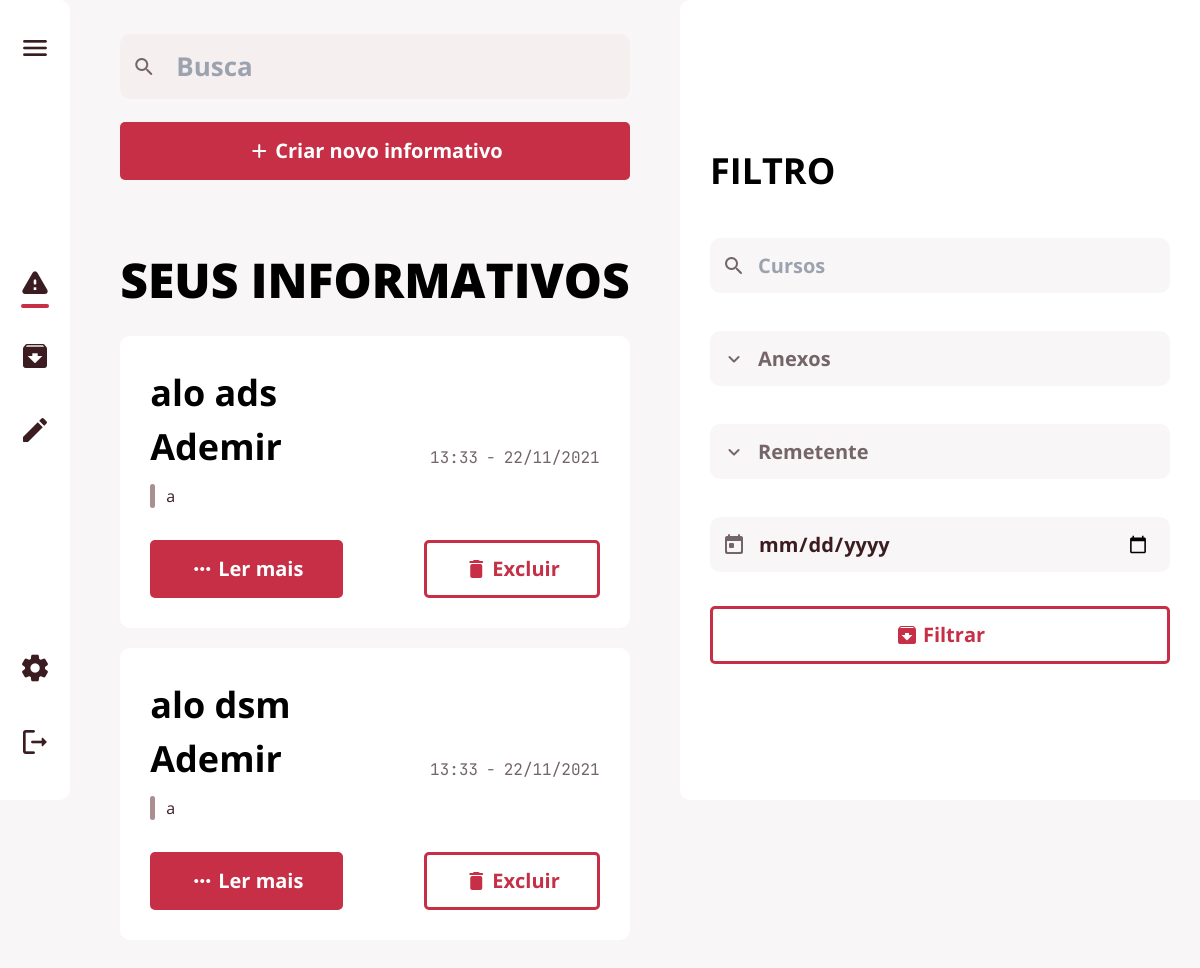
/editar (signed in), run on the app's committed database.
### app/database/models.py (models this page shows, shortened)
class Postagem(db.Model):
    __tablename__ = "postagem"
    id = db.Column(db.Integer, primary_key=True, autoincrement=True)
    titulo = db.Column(db.String(150), nullable=False)
    texto = db.Column(db.String(150), nullable=False)
    data = db.Column(db.DateTime, default=datetime.now)
    image = db.Column(db.String(150), default="sem imagem")
    mimetype = db.Column(db.Text)
    postagem_arquivada = db.relationship('Arquivadas')
    user_id = db.Column(db.Integer, db.ForeignKey('user.id'))
    destinatario = db.relationship('Papel',
                                   secondary=postagem_papel_tabela,
                                   back_populates='postagem')
    curso = db.relationship('Curso',
                            secondary=postagem_curso_tabela,
                            back_populates='postagem')

class Papel(db.Model):
    __tablename__ = "papel"
    id = db.Column(db.Integer, primary_key=True, autoincrement=True)
    nome = db.Column(db.String(150), unique=True, nullable=False)
    pode_editar = db.Column(db.Boolean, default=0)
    admin = db.Column(db.Boolean, default=0)
    postagem = db.relationship('Postagem',
                               secondary=postagem_papel_tabela,
                               back_populates='destinatario')
    user = db.relationship('User',
                           secondary=user_papel_tabela,
                           back_populates='papeis')
    def __repr__(self):
        return self.nome

### app/view.py (the view, shortened to what this page needs)
@ routes.route('/editar', methods=['POST', 'GET'])
@ login_required
def edit():
    form = SelectForm()
    form.select.choices = [(select.id, select.nome)
                           for select in Papel.query.join(Papel.user).filter(User.id != user.id).all()]
    form.curso.choices = [(curso.id, curso.nome_curso)
                          for curso in Curso.query.join(Curso.user).filter(User.id != user.id).all()]
    papel = db.session.query(Papel.nome).all()
    print(papel)
    user_papel = papel_postagem(user.papeis)
    print(form.select.data)
    if not user_edit():
        return redirect(url_for('view.inicio'))
    posts = db.session.query(Postagem).filter(
        Postagem.user_id == user.id).order_by(Postagem.data.desc()).all()
    return render_template('editar.html', posts=posts, user=user, user_papel=user_papel, papel=papel, user_edit=user_edit(), form=form)

### app/formulario/registerForm.py
class SelectForm(FlaskForm):
    select = ChosenSelectMultipleField("Enviar para", choices=[])
    curso = ChosenSelectMultipleField("Para o curso", choices=[])

### app/formulario/registerForm.py (called while the page is built)
def _add_chosen_class(kwargs):
    if 'render_kw' in kwargs:
        if 'class' in kwargs['render_kw']:
            kwargs['render_kw']['class'] += ' chosen-select'
        else:
            kwargs['render_kw']['class'] = 'chosen-select'
    else:
        kwargs['render_kw'] = {'class': 'chosen-select'}

### app/view.py (called while the page is built)
def user_edit():
    user_edit = db.session.query(Papel.pode_editar).join(
        Papel.user).filter(User.id == user.id).all()
    for edit in user_edit:
        if edit:
            user_edit = edit[0]
        break
    return user_edit

def papel_postagem(papel):
    return ', '.join(map(str, papel))

### app/templates/editar.html (shortened to what this page needs)
{% extends 'base.html' %}
{% block head %}
<link rel="stylesheet" href="{{url_for('static', filename='style/editar.css')}}">
{% endblock %}
{% block btn_criar %}
<div class="create-btn-box">
    <button class="btn btn-full btn-popup" id="btnpop">
        <span class="material-icons-round">add</span>
        <p>Criar novo informativo</p>
    </button>
</div>
{% endblock %}
{% block main_text %}SEUS INFORMATIVOS{% endblock %}
{% block main %}
{% for post in posts %}
<div class="card-box">
    <h2 class="title-text">{{ post.titulo }}</h2>
    <div class="text-title-area">
        <h3 class="sender-name">{{ user_papel }}</h3>
        <div class="send-date">
            <p class="hour">{{ post.data.strftime('%H:%M') }}</p>
            <p class="date">{{ post.data.strftime('%d/%m/%Y') }}</p>
        </div>
    </div>
    <div class="text-area text-area--short">
        <p>{{ post.texto }}</p>
    </div>
    <div class="bottom-buttons">
        <button class="F-btn btn btn-full" onClick="abrirPopup({{ post.id }})">
            <span class="material-icons-round">more_horiz</span>
            <p>Ler mais</p>
        </button>
        <button class="F-btn btn btn-empty" onClick="deletarPost({{ post.id }})">
            <span class="material-icons-round">delete</span>
            <p>Excluir</p>
        </button>
    </div>
</div>
{% endfor %}
{% endblock %}

### app/static/style/base.css (style rules this page uses)
* { margin: 0; padding: 0; box-sizing: border-box; }
:root { --card-bg-color:#fff; --primary-bg-color:#f9f6f7; --secondary-bg-color:#f5eff0; --headline-text-color:#000; --primary-text-color:#3b1d21; --secondary-text-color:#746668; --btn-text-color:#fff; --faded-text-color:#aa8f90; --faded-icon-color:#b4a2a4; --primary-accent-color:#c62f45; --h1-font-size:3rem; --h2-font-size:2.25rem; --h3-font-size:1.25rem; --h4-font-size:0.70rem; --p-font-size:1rem; --menu-font-size:1.75rem; --search-font-size:1.625rem; --regular:400; --medium:500; --semi-bold:600; --bold:700; --extra-bold:900; --small-icon:1.5rem; --medium-icon:2rem; --big-icon:3.5rem; --extra-big-icon:15rem; --search-icon:1.75rem; --main-border-radius:10px; --button-border-radius:5px; --default-gap: 30px; }
body { font-family: 'Open Sans', sans-serif; }
button { background: none; border: none; }
.btn { font-family: 'Open Sans', sans-serif; font-size: var(--h3-font-size); font-weight: var(--bold); padding: .7em 2em .7em 2em; display: flex; align-items: center; gap: .2em; border-radius: var(--button-border-radius); cursor:pointer; white-space: nowrap; }
.btn p { float: left; }
.btn span { float: left; font-size: var(--small-icon) }
button { cursor: pointer; }
.btn-full { background-color: var(--primary-accent-color); color:var(--btn-text-color); }
.btn-empty { background-color: transparent; color:var(--primary-accent-color); outline: 3px solid var(--primary-accent-color); outline-offset: -3px; }
.sender-name { font-size: var(--h2-font-size); font-weight: var(--bold); }
body { background-color: var(--primary-bg-color); }
.card-box { margin-top: 20px; width: 100%; height: auto; background-color: var(--card-bg-color); padding: 30px; border-radius: var(--main-border-radius); }
.text-title-area { flex-direction: row; display: flex; align-items: flex-end; justify-content: space-between; }
.title-text { font-size: var(--h2-font-size); font-weight: var(--bold); }
.send-date { display: flex; }
.send-date .hour::after { content: '-'; margin: 0 .5em; }
.send-date p { font-weight: var(--regular); line-height: 2em; color: var(--secondary-text-color); font-family: 'JetBrains Mono', monospace; }
.text-area { margin-top: 10px; color: var(--primary-text-color); }
.text-area p { position: relative; padding-left: 1em; font-weight: var(--regular); }
.text-area--short p { word-wrap: break-word; overflow: hidden; display: -webkit-box; -webkit-line-clamp: 7; -webkit-box-orient: vertical; text-overflow: ellipsis; }
.text-area p::before { content: ''; height: 100%; width: .3em; background-color: var(--faded-text-color); display: inline-block; left:0; position: absolute; border-radius: 3em; }
.bottom-buttons { display: flex; gap:1.5em; margin-top: 2em; align-items: center; justify-content: space-between; }
@media screen and (max-width: 1200px) { :root { --extra-big-icon: 10em; } }

### app/static/style/editar.css (style rules this page uses)
.create-btn-box { display: flex; margin-top: 1.2em; margin-bottom: 4em; align-items: center; }
.create-btn-box button { width: 100%; justify-content: center; }

### data on the page
Postagem: titulo "alo ads", data "13:33", data "22/11/2021", texto "a"
Papel: nome "Ademir"
Postagem: titulo "alo dsm", data "13:33", data "22/11/2021", texto "a"
